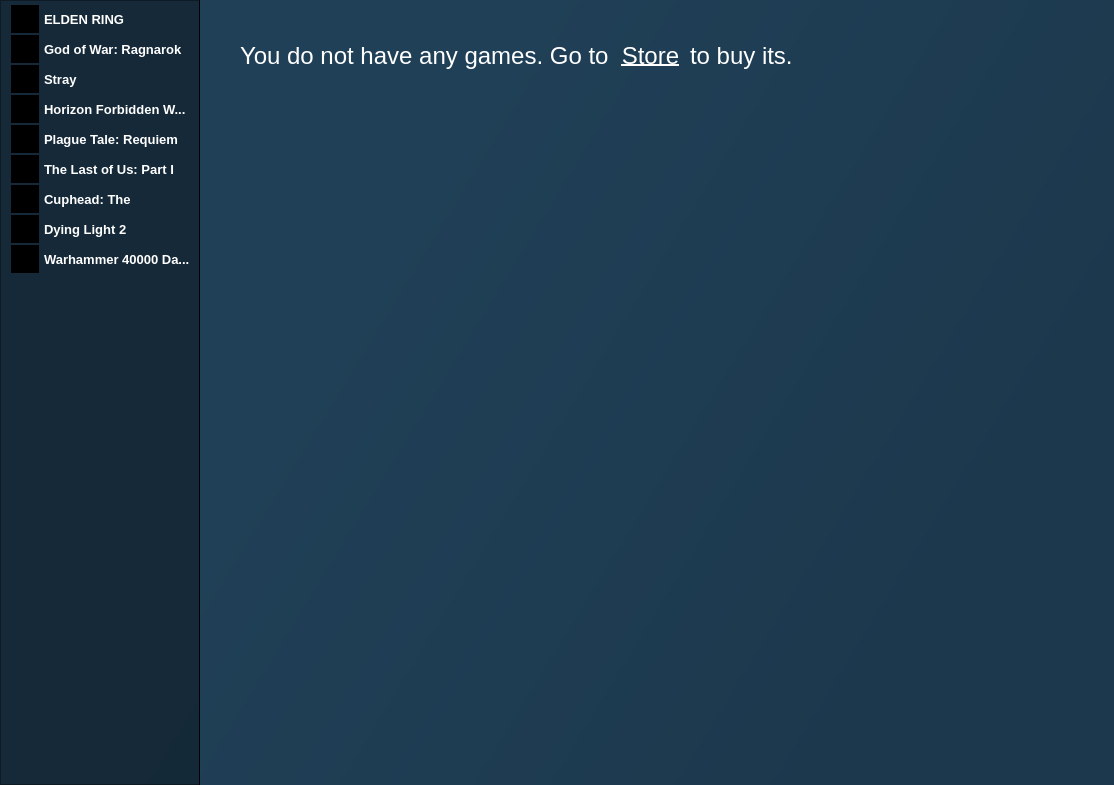
<?xml version="1.0" encoding="UTF-8"?>
<ui version="4.0">
 <class>Library</class>
 <widget class="QWidget" name="Library">
  <property name="geometry">
   <rect>
    <x>0</x>
    <y>0</y>
    <width>1114</width>
    <height>785</height>
   </rect>
  </property>
  <property name="windowTitle">
   <string>Form</string>
  </property>
  <property name="styleSheet">
   <string notr="true"/>
  </property>
  <layout class="QVBoxLayout" name="verticalLayout_5">
   <property name="spacing">
    <number>0</number>
   </property>
   <property name="leftMargin">
    <number>0</number>
   </property>
   <property name="topMargin">
    <number>0</number>
   </property>
   <property name="rightMargin">
    <number>0</number>
   </property>
   <property name="bottomMargin">
    <number>0</number>
   </property>
   <item>
    <widget class="QWidget" name="Main" native="true">
     <property name="styleSheet">
      <string notr="true">background-color: qlineargradient(spread:pad, x1:0.227, y1:0.579545, x2:0.806818, y2:0.83, stop:0 rgba(32, 64, 87, 255), stop:1 rgba(28, 56, 77, 255));</string>
     </property>
     <layout class="QVBoxLayout" name="verticalLayout_4">
      <property name="spacing">
       <number>0</number>
      </property>
      <property name="leftMargin">
       <number>0</number>
      </property>
      <property name="topMargin">
       <number>0</number>
      </property>
      <property name="rightMargin">
       <number>0</number>
      </property>
      <property name="bottomMargin">
       <number>0</number>
      </property>
      <item>
       <layout class="QHBoxLayout" name="horizontalLayout">
        <property name="spacing">
         <number>0</number>
        </property>
        <item>
         <widget class="QFrame" name="Left_frame">
          <property name="minimumSize">
           <size>
            <width>200</width>
            <height>465</height>
           </size>
          </property>
          <property name="maximumSize">
           <size>
            <width>200</width>
            <height>16777215</height>
           </size>
          </property>
          <property name="styleSheet">
           <string notr="true">background-color: qlineargradient(spread:pad, x1:0.29, y1:0.795455, x2:0.880682, y2:0.773, stop:0 rgba(92, 98, 111, 255), stop:1 rgba(70, 75, 85, 255));
background-color: rgba(0, 0, 0, 90);
border-right: 1px solid black;
</string>
          </property>
          <property name="frameShape">
           <enum>QFrame::StyledPanel</enum>
          </property>
          <property name="frameShadow">
           <enum>QFrame::Raised</enum>
          </property>
          <layout class="QVBoxLayout" name="verticalLayout_3">
           <property name="spacing">
            <number>0</number>
           </property>
           <property name="leftMargin">
            <number>0</number>
           </property>
           <property name="topMargin">
            <number>0</number>
           </property>
           <property name="rightMargin">
            <number>0</number>
           </property>
           <property name="bottomMargin">
            <number>0</number>
           </property>
           <item>
            <layout class="QVBoxLayout" name="verticalLayout_2">
             <property name="spacing">
              <number>3</number>
             </property>
             <item>
              <widget class="QLabel" name="label">
               <property name="minimumSize">
                <size>
                 <width>50</width>
                 <height>1</height>
                </size>
               </property>
               <property name="maximumSize">
                <size>
                 <width>16777215</width>
                 <height>1</height>
                </size>
               </property>
               <property name="styleSheet">
                <string notr="true">background-color: rgba(50, 70, 96, 255);
background-color: rgb(25, 180, 255);
background-color: none;</string>
               </property>
               <property name="text">
                <string/>
               </property>
              </widget>
             </item>
             <item>
              <layout class="QVBoxLayout" name="verticalLayout">
               <property name="spacing">
                <number>0</number>
               </property>
               <item>
                <widget class="QWidget" name="ER_widget" native="true">
                 <property name="minimumSize">
                  <size>
                   <width>200</width>
                   <height>30</height>
                  </size>
                 </property>
                 <property name="maximumSize">
                  <size>
                   <width>200</width>
                   <height>30</height>
                  </size>
                 </property>
                 <property name="styleSheet">
                  <string notr="true">QWidget
{
background-color: none;
}
QWidget:hover
{
background-color: rgb(161, 171, 195);
}</string>
                 </property>
                 <widget class="QLabel" name="ER_icon">
                  <property name="geometry">
                   <rect>
                    <x>10</x>
                    <y>0</y>
                    <width>28</width>
                    <height>28</height>
                   </rect>
                  </property>
                  <property name="minimumSize">
                   <size>
                    <width>28</width>
                    <height>28</height>
                   </size>
                  </property>
                  <property name="maximumSize">
                   <size>
                    <width>28</width>
                    <height>28</height>
                   </size>
                  </property>
                  <property name="styleSheet">
                   <string notr="true">background-color: rgba(0, 0, 0, 255);</string>
                  </property>
                  <property name="text">
                   <string/>
                  </property>
                  <property name="scaledContents">
                   <bool>true</bool>
                  </property>
                 </widget>
                 <widget class="QPushButton" name="ER_pushButton">
                  <property name="geometry">
                   <rect>
                    <x>43</x>
                    <y>0</y>
                    <width>151</width>
                    <height>28</height>
                   </rect>
                  </property>
                  <property name="font">
                   <font>
                    <family>Arial</family>
                    <pointsize>10</pointsize>
                    <bold>true</bold>
                   </font>
                  </property>
                  <property name="cursor">
                   <cursorShape>PointingHandCursor</cursorShape>
                  </property>
                  <property name="styleSheet">
                   <string notr="true">QPushButton
{
	background-color: rgba(0, 0, 0, 0);
	border: 0px;	
	color: rgb(255, 255, 255);
	text-align: left;
}</string>
                  </property>
                  <property name="text">
                   <string>ELDEN RING</string>
                  </property>
                 </widget>
                </widget>
               </item>
               <item>
                <widget class="QWidget" name="GOW_widget" native="true">
                 <property name="minimumSize">
                  <size>
                   <width>200</width>
                   <height>30</height>
                  </size>
                 </property>
                 <property name="maximumSize">
                  <size>
                   <width>200</width>
                   <height>30</height>
                  </size>
                 </property>
                 <property name="styleSheet">
                  <string notr="true">QWidget
{
background-color: none;
}
QWidget:hover
{
background-color: rgb(161, 171, 195);
}</string>
                 </property>
                 <widget class="QLabel" name="GOW_icon">
                  <property name="geometry">
                   <rect>
                    <x>10</x>
                    <y>0</y>
                    <width>28</width>
                    <height>28</height>
                   </rect>
                  </property>
                  <property name="minimumSize">
                   <size>
                    <width>28</width>
                    <height>28</height>
                   </size>
                  </property>
                  <property name="maximumSize">
                   <size>
                    <width>28</width>
                    <height>28</height>
                   </size>
                  </property>
                  <property name="styleSheet">
                   <string notr="true">background-color: rgba(0, 0, 0, 255);</string>
                  </property>
                  <property name="text">
                   <string/>
                  </property>
                  <property name="scaledContents">
                   <bool>true</bool>
                  </property>
                 </widget>
                 <widget class="QPushButton" name="GOW_button">
                  <property name="geometry">
                   <rect>
                    <x>43</x>
                    <y>0</y>
                    <width>151</width>
                    <height>28</height>
                   </rect>
                  </property>
                  <property name="font">
                   <font>
                    <family>Arial</family>
                    <pointsize>10</pointsize>
                    <bold>true</bold>
                   </font>
                  </property>
                  <property name="cursor">
                   <cursorShape>PointingHandCursor</cursorShape>
                  </property>
                  <property name="styleSheet">
                   <string notr="true">QPushButton
{
	background-color: rgba(0, 0, 0, 0);
	border: 0px;	
	color: rgb(255, 255, 255);
	text-align: left;
}</string>
                  </property>
                  <property name="text">
                   <string>God of War: Ragnarok</string>
                  </property>
                 </widget>
                </widget>
               </item>
               <item>
                <widget class="QWidget" name="Str_widget" native="true">
                 <property name="minimumSize">
                  <size>
                   <width>200</width>
                   <height>30</height>
                  </size>
                 </property>
                 <property name="maximumSize">
                  <size>
                   <width>200</width>
                   <height>30</height>
                  </size>
                 </property>
                 <property name="styleSheet">
                  <string notr="true">QWidget
{
background-color: none;
}
QWidget:hover
{
background-color: rgb(161, 171, 195);
}</string>
                 </property>
                 <widget class="QLabel" name="Str_icon">
                  <property name="geometry">
                   <rect>
                    <x>10</x>
                    <y>0</y>
                    <width>28</width>
                    <height>28</height>
                   </rect>
                  </property>
                  <property name="minimumSize">
                   <size>
                    <width>28</width>
                    <height>28</height>
                   </size>
                  </property>
                  <property name="maximumSize">
                   <size>
                    <width>28</width>
                    <height>28</height>
                   </size>
                  </property>
                  <property name="styleSheet">
                   <string notr="true">background-color: rgba(0, 0, 0, 255);</string>
                  </property>
                  <property name="text">
                   <string/>
                  </property>
                  <property name="scaledContents">
                   <bool>true</bool>
                  </property>
                 </widget>
                 <widget class="QPushButton" name="Str_button">
                  <property name="geometry">
                   <rect>
                    <x>43</x>
                    <y>0</y>
                    <width>151</width>
                    <height>28</height>
                   </rect>
                  </property>
                  <property name="font">
                   <font>
                    <family>Arial</family>
                    <pointsize>10</pointsize>
                    <bold>true</bold>
                   </font>
                  </property>
                  <property name="cursor">
                   <cursorShape>PointingHandCursor</cursorShape>
                  </property>
                  <property name="styleSheet">
                   <string notr="true">QPushButton
{
	background-color: rgba(0, 0, 0, 0);
	border: 0px;	
	color: rgb(255, 255, 255);
	text-align: left;
}</string>
                  </property>
                  <property name="text">
                   <string>Stray</string>
                  </property>
                 </widget>
                </widget>
               </item>
               <item>
                <widget class="QWidget" name="HFW_widget" native="true">
                 <property name="minimumSize">
                  <size>
                   <width>200</width>
                   <height>30</height>
                  </size>
                 </property>
                 <property name="maximumSize">
                  <size>
                   <width>200</width>
                   <height>30</height>
                  </size>
                 </property>
                 <property name="styleSheet">
                  <string notr="true">QWidget
{
background-color: none;
}
QWidget:hover
{
background-color: rgb(161, 171, 195);
}</string>
                 </property>
                 <widget class="QLabel" name="HFW_icon">
                  <property name="geometry">
                   <rect>
                    <x>10</x>
                    <y>0</y>
                    <width>28</width>
                    <height>28</height>
                   </rect>
                  </property>
                  <property name="minimumSize">
                   <size>
                    <width>28</width>
                    <height>28</height>
                   </size>
                  </property>
                  <property name="maximumSize">
                   <size>
                    <width>28</width>
                    <height>28</height>
                   </size>
                  </property>
                  <property name="styleSheet">
                   <string notr="true">background-color: rgba(0, 0, 0, 255);</string>
                  </property>
                  <property name="text">
                   <string/>
                  </property>
                  <property name="scaledContents">
                   <bool>true</bool>
                  </property>
                 </widget>
                 <widget class="QPushButton" name="HWF_button">
                  <property name="geometry">
                   <rect>
                    <x>43</x>
                    <y>0</y>
                    <width>151</width>
                    <height>28</height>
                   </rect>
                  </property>
                  <property name="font">
                   <font>
                    <family>Arial</family>
                    <pointsize>10</pointsize>
                    <bold>true</bold>
                   </font>
                  </property>
                  <property name="cursor">
                   <cursorShape>PointingHandCursor</cursorShape>
                  </property>
                  <property name="styleSheet">
                   <string notr="true">QPushButton
{
	background-color: rgba(0, 0, 0, 0);
	border: 0px;	
	color: rgb(255, 255, 255);
	text-align: left;
}</string>
                  </property>
                  <property name="text">
                   <string>Horizon Forbidden W...</string>
                  </property>
                 </widget>
                </widget>
               </item>
               <item>
                <widget class="QWidget" name="PT_widget" native="true">
                 <property name="minimumSize">
                  <size>
                   <width>200</width>
                   <height>30</height>
                  </size>
                 </property>
                 <property name="maximumSize">
                  <size>
                   <width>200</width>
                   <height>30</height>
                  </size>
                 </property>
                 <property name="styleSheet">
                  <string notr="true">QWidget
{
background-color: none;
}
QWidget:hover
{
background-color: rgb(161, 171, 195);
}</string>
                 </property>
                 <widget class="QLabel" name="PT_icon">
                  <property name="geometry">
                   <rect>
                    <x>10</x>
                    <y>0</y>
                    <width>28</width>
                    <height>28</height>
                   </rect>
                  </property>
                  <property name="minimumSize">
                   <size>
                    <width>28</width>
                    <height>28</height>
                   </size>
                  </property>
                  <property name="maximumSize">
                   <size>
                    <width>28</width>
                    <height>28</height>
                   </size>
                  </property>
                  <property name="styleSheet">
                   <string notr="true">background-color: rgba(0, 0, 0, 255);</string>
                  </property>
                  <property name="text">
                   <string/>
                  </property>
                  <property name="scaledContents">
                   <bool>true</bool>
                  </property>
                 </widget>
                 <widget class="QPushButton" name="PT_button">
                  <property name="geometry">
                   <rect>
                    <x>43</x>
                    <y>0</y>
                    <width>151</width>
                    <height>28</height>
                   </rect>
                  </property>
                  <property name="font">
                   <font>
                    <family>Arial</family>
                    <pointsize>10</pointsize>
                    <bold>true</bold>
                   </font>
                  </property>
                  <property name="cursor">
                   <cursorShape>PointingHandCursor</cursorShape>
                  </property>
                  <property name="styleSheet">
                   <string notr="true">QPushButton
{
	background-color: rgba(0, 0, 0, 0);
	border: 0px;	
	color: rgb(255, 255, 255);
	text-align: left;
}</string>
                  </property>
                  <property name="text">
                   <string>Plague Tale: Requiem</string>
                  </property>
                 </widget>
                </widget>
               </item>
               <item>
                <widget class="QWidget" name="LOU_widget" native="true">
                 <property name="minimumSize">
                  <size>
                   <width>200</width>
                   <height>30</height>
                  </size>
                 </property>
                 <property name="maximumSize">
                  <size>
                   <width>200</width>
                   <height>30</height>
                  </size>
                 </property>
                 <property name="styleSheet">
                  <string notr="true">QWidget
{
background-color: none;
}
QWidget:hover
{
background-color: rgb(161, 171, 195);
}</string>
                 </property>
                 <widget class="QLabel" name="LOU_icon">
                  <property name="geometry">
                   <rect>
                    <x>10</x>
                    <y>0</y>
                    <width>28</width>
                    <height>28</height>
                   </rect>
                  </property>
                  <property name="minimumSize">
                   <size>
                    <width>28</width>
                    <height>28</height>
                   </size>
                  </property>
                  <property name="maximumSize">
                   <size>
                    <width>28</width>
                    <height>28</height>
                   </size>
                  </property>
                  <property name="styleSheet">
                   <string notr="true">background-color: rgba(0, 0, 0, 255);</string>
                  </property>
                  <property name="text">
                   <string/>
                  </property>
                  <property name="scaledContents">
                   <bool>true</bool>
                  </property>
                 </widget>
                 <widget class="QPushButton" name="LOU_button">
                  <property name="geometry">
                   <rect>
                    <x>43</x>
                    <y>0</y>
                    <width>151</width>
                    <height>28</height>
                   </rect>
                  </property>
                  <property name="font">
                   <font>
                    <family>Arial</family>
                    <pointsize>10</pointsize>
                    <bold>true</bold>
                   </font>
                  </property>
                  <property name="cursor">
                   <cursorShape>PointingHandCursor</cursorShape>
                  </property>
                  <property name="styleSheet">
                   <string notr="true">QPushButton
{
	background-color: rgba(0, 0, 0, 0);
	border: 0px;	
	color: rgb(255, 255, 255);
	text-align: left;
}</string>
                  </property>
                  <property name="text">
                   <string>The Last of Us: Part I</string>
                  </property>
                 </widget>
                </widget>
               </item>
               <item>
                <widget class="QWidget" name="Cup_widget" native="true">
                 <property name="minimumSize">
                  <size>
                   <width>200</width>
                   <height>30</height>
                  </size>
                 </property>
                 <property name="maximumSize">
                  <size>
                   <width>200</width>
                   <height>30</height>
                  </size>
                 </property>
                 <property name="styleSheet">
                  <string notr="true">QWidget
{
background-color: none;
}
QWidget:hover
{
background-color: rgb(161, 171, 195);
}</string>
                 </property>
                 <widget class="QLabel" name="Cup_icon">
                  <property name="geometry">
                   <rect>
                    <x>10</x>
                    <y>0</y>
                    <width>28</width>
                    <height>28</height>
                   </rect>
                  </property>
                  <property name="minimumSize">
                   <size>
                    <width>28</width>
                    <height>28</height>
                   </size>
                  </property>
                  <property name="maximumSize">
                   <size>
                    <width>28</width>
                    <height>28</height>
                   </size>
                  </property>
                  <property name="styleSheet">
                   <string notr="true">background-color: rgba(0, 0, 0, 255);</string>
                  </property>
                  <property name="text">
                   <string/>
                  </property>
                  <property name="scaledContents">
                   <bool>true</bool>
                  </property>
                 </widget>
                 <widget class="QPushButton" name="Cup_button">
                  <property name="geometry">
                   <rect>
                    <x>43</x>
                    <y>0</y>
                    <width>151</width>
                    <height>28</height>
                   </rect>
                  </property>
                  <property name="font">
                   <font>
                    <family>Arial</family>
                    <pointsize>10</pointsize>
                    <bold>true</bold>
                   </font>
                  </property>
                  <property name="cursor">
                   <cursorShape>PointingHandCursor</cursorShape>
                  </property>
                  <property name="styleSheet">
                   <string notr="true">QPushButton
{
	background-color: rgba(0, 0, 0, 0);
	border: 0px;	
	color: rgb(255, 255, 255);
	text-align: left;
}</string>
                  </property>
                  <property name="text">
                   <string>Cuphead: The</string>
                  </property>
                 </widget>
                </widget>
               </item>
               <item>
                <widget class="QWidget" name="DL_widget" native="true">
                 <property name="minimumSize">
                  <size>
                   <width>200</width>
                   <height>30</height>
                  </size>
                 </property>
                 <property name="maximumSize">
                  <size>
                   <width>200</width>
                   <height>30</height>
                  </size>
                 </property>
                 <property name="styleSheet">
                  <string notr="true">QWidget
{
background-color: none;
}


QWidget:hover
{
background-color: rgb(161, 171, 195);
}
</string>
                 </property>
                 <widget class="QLabel" name="DL_icon">
                  <property name="geometry">
                   <rect>
                    <x>10</x>
                    <y>0</y>
                    <width>28</width>
                    <height>28</height>
                   </rect>
                  </property>
                  <property name="minimumSize">
                   <size>
                    <width>28</width>
                    <height>28</height>
                   </size>
                  </property>
                  <property name="maximumSize">
                   <size>
                    <width>28</width>
                    <height>28</height>
                   </size>
                  </property>
                  <property name="styleSheet">
                   <string notr="true">background-color: rgba(0, 0, 0, 255);</string>
                  </property>
                  <property name="text">
                   <string/>
                  </property>
                  <property name="scaledContents">
                   <bool>true</bool>
                  </property>
                 </widget>
                 <widget class="QPushButton" name="DL_button">
                  <property name="geometry">
                   <rect>
                    <x>43</x>
                    <y>0</y>
                    <width>151</width>
                    <height>28</height>
                   </rect>
                  </property>
                  <property name="font">
                   <font>
                    <family>Arial</family>
                    <pointsize>10</pointsize>
                    <bold>true</bold>
                   </font>
                  </property>
                  <property name="cursor">
                   <cursorShape>PointingHandCursor</cursorShape>
                  </property>
                  <property name="styleSheet">
                   <string notr="true">QPushButton
{
	background-color: rgba(0, 0, 0, 0);
	border: 0px;	
	color: rgb(255, 255, 255);
	text-align: left;
}</string>
                  </property>
                  <property name="text">
                   <string>Dying Light 2</string>
                  </property>
                 </widget>
                </widget>
               </item>
               <item>
                <widget class="QWidget" name="War_widget" native="true">
                 <property name="minimumSize">
                  <size>
                   <width>200</width>
                   <height>30</height>
                  </size>
                 </property>
                 <property name="maximumSize">
                  <size>
                   <width>200</width>
                   <height>30</height>
                  </size>
                 </property>
                 <property name="styleSheet">
                  <string notr="true">QWidget
{
background-color: none;
}
QWidget:hover
{
background-color: rgb(161, 171, 195);
}</string>
                 </property>
                 <widget class="QLabel" name="War_icon">
                  <property name="geometry">
                   <rect>
                    <x>10</x>
                    <y>0</y>
                    <width>28</width>
                    <height>28</height>
                   </rect>
                  </property>
                  <property name="minimumSize">
                   <size>
                    <width>28</width>
                    <height>28</height>
                   </size>
                  </property>
                  <property name="maximumSize">
                   <size>
                    <width>28</width>
                    <height>28</height>
                   </size>
                  </property>
                  <property name="styleSheet">
                   <string notr="true">background-color: rgba(0, 0, 0, 255);</string>
                  </property>
                  <property name="text">
                   <string/>
                  </property>
                  <property name="scaledContents">
                   <bool>true</bool>
                  </property>
                 </widget>
                 <widget class="QPushButton" name="War_button">
                  <property name="geometry">
                   <rect>
                    <x>43</x>
                    <y>0</y>
                    <width>151</width>
                    <height>28</height>
                   </rect>
                  </property>
                  <property name="font">
                   <font>
                    <family>Arial</family>
                    <pointsize>10</pointsize>
                    <bold>true</bold>
                   </font>
                  </property>
                  <property name="cursor">
                   <cursorShape>PointingHandCursor</cursorShape>
                  </property>
                  <property name="styleSheet">
                   <string notr="true">QPushButton
{
	background-color: rgba(0, 0, 0, 0);
	border: 0px;	
	color: rgb(255, 255, 255);
	text-align: left;
}</string>
                  </property>
                  <property name="text">
                   <string>Warhammer 40000 Da...</string>
                  </property>
                 </widget>
                </widget>
               </item>
               <item>
                <spacer name="verticalSpacer">
                 <property name="orientation">
                  <enum>Qt::Vertical</enum>
                 </property>
                 <property name="sizeHint" stdset="0">
                  <size>
                   <width>20</width>
                   <height>40</height>
                  </size>
                 </property>
                </spacer>
               </item>
              </layout>
             </item>
            </layout>
           </item>
          </layout>
         </widget>
        </item>
        <item>
         <widget class="QWidget" name="Central_widget" native="true">
          <property name="sizePolicy">
           <sizepolicy hsizetype="Expanding" vsizetype="Expanding">
            <horstretch>0</horstretch>
            <verstretch>0</verstretch>
           </sizepolicy>
          </property>
          <property name="minimumSize">
           <size>
            <width>890</width>
            <height>465</height>
           </size>
          </property>
          <property name="styleSheet">
           <string notr="true">background-color: qlineargradient(spread:pad, x1:0.29, y1:0.795455, x2:0.880682, y2:0.773, stop:0 rgba(92, 98, 111, 255), stop:1 rgba(70, 75, 85, 255));
background-color: qlineargradient(spread:pad, x1:0.227, y1:0.579545, x2:0.806818, y2:0.83, stop:0 rgba(32, 64, 87, 255), stop:1 rgba(28, 56, 77, 255));
background-color:none;</string>
          </property>
          <widget class="QWidget" name="NoGames_widget" native="true">
           <property name="geometry">
            <rect>
             <x>20</x>
             <y>20</y>
             <width>811</width>
             <height>561</height>
            </rect>
           </property>
           <property name="styleSheet">
            <string notr="true">background-color: rgba(0, 0, 0, 0);</string>
           </property>
           <widget class="QLabel" name="noGames1_label">
            <property name="geometry">
             <rect>
              <x>20</x>
              <y>20</y>
              <width>381</width>
              <height>31</height>
             </rect>
            </property>
            <property name="font">
             <font>
              <family>Arial</family>
              <pointsize>18</pointsize>
              <bold>false</bold>
             </font>
            </property>
            <property name="styleSheet">
             <string notr="true">background-color: rgba(0, 0, 0, 0);
color: rgb(255, 255, 255);</string>
            </property>
            <property name="text">
             <string>You do not have any games. Go to</string>
            </property>
           </widget>
           <widget class="QPushButton" name="toStore_pushButton">
            <property name="geometry">
             <rect>
              <x>400</x>
              <y>20</y>
              <width>61</width>
              <height>31</height>
             </rect>
            </property>
            <property name="font">
             <font>
              <family>Arial</family>
              <pointsize>18</pointsize>
              <underline>true</underline>
             </font>
            </property>
            <property name="cursor">
             <cursorShape>PointingHandCursor</cursorShape>
            </property>
            <property name="styleSheet">
             <string notr="true">QPushButton
{
background-color: rgba(0, 0, 0, 0);
color: rgb(255, 255, 255);
border: 0px;
}
QPushButton:hover
{
color: rgb(55, 225, 255);

}</string>
            </property>
            <property name="text">
             <string>Store</string>
            </property>
           </widget>
           <widget class="QLabel" name="NoGames2label">
            <property name="geometry">
             <rect>
              <x>470</x>
              <y>20</y>
              <width>111</width>
              <height>31</height>
             </rect>
            </property>
            <property name="font">
             <font>
              <family>Arial</family>
              <pointsize>18</pointsize>
              <bold>false</bold>
             </font>
            </property>
            <property name="styleSheet">
             <string notr="true">background-color: rgba(0, 0, 0, 0);
color: rgb(255, 255, 255);</string>
            </property>
            <property name="text">
             <string>to buy its.</string>
            </property>
           </widget>
          </widget>
         </widget>
        </item>
       </layout>
      </item>
     </layout>
    </widget>
   </item>
  </layout>
 </widget>
 <resources/>
 <connections/>
</ui>
